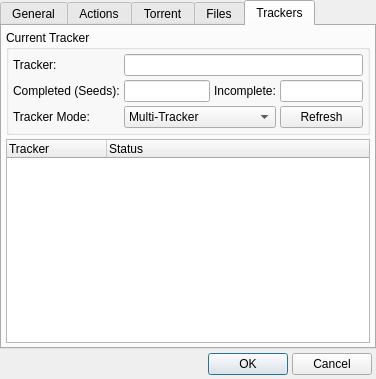
<?xml version="1.0" encoding="UTF-8"?>
<ui version="4.0">
 <class>DialogTorrentProperties</class>
 <widget class="QDialog" name="DialogTorrentProperties">
  <property name="geometry">
   <rect>
    <x>0</x>
    <y>0</y>
    <width>370</width>
    <height>379</height>
   </rect>
  </property>
  <property name="windowTitle">
   <string>Torrent Properties</string>
  </property>
  <property name="windowIcon">
   <iconset resource="Resource.qrc">
    <normaloff>:/Resource/Generic/Properties.png</normaloff>:/Resource/Generic/Properties.png</iconset>
  </property>
  <layout class="QGridLayout" name="gridLayout_2">
   <property name="margin">
    <number>0</number>
   </property>
   <property name="spacing">
    <number>0</number>
   </property>
   <item row="1" column="0">
    <layout class="QGridLayout" name="gridLayoutFooter">
     <property name="margin">
      <number>4</number>
     </property>
     <property name="spacing">
      <number>4</number>
     </property>
     <item row="0" column="0">
      <spacer name="horizontalSpacerFooter">
       <property name="orientation">
        <enum>Qt::Horizontal</enum>
       </property>
       <property name="sizeHint" stdset="0">
        <size>
         <width>40</width>
         <height>20</height>
        </size>
       </property>
      </spacer>
     </item>
     <item row="0" column="1">
      <widget class="QPushButton" name="pushButtonOK">
       <property name="text">
        <string>OK</string>
       </property>
      </widget>
     </item>
     <item row="0" column="2">
      <widget class="QPushButton" name="pushButtonCancel">
       <property name="text">
        <string>Cancel</string>
       </property>
      </widget>
     </item>
    </layout>
   </item>
   <item row="0" column="0">
    <widget class="QTabWidget" name="tabWidgetProperties">
     <property name="currentIndex">
      <number>4</number>
     </property>
     <widget class="QWidget" name="tabGeneral">
      <attribute name="title">
       <string>General</string>
      </attribute>
      <layout class="QGridLayout" name="gridLayout_5">
       <property name="margin">
        <number>4</number>
       </property>
       <property name="spacing">
        <number>4</number>
       </property>
       <item row="0" column="0">
        <widget class="QLabel" name="labelGeneralDisclaimer">
         <property name="maximumSize">
          <size>
           <width>16777215</width>
           <height>50</height>
          </size>
         </property>
         <property name="text">
          <string>&lt;!DOCTYPE HTML PUBLIC &quot;-//W3C//DTD HTML 4.0//EN&quot; &quot;http://www.w3.org/TR/REC-html40/strict.dtd&quot;&gt;
&lt;html&gt;&lt;head&gt;&lt;meta name=&quot;qrichtext&quot; content=&quot;1&quot; /&gt;&lt;style type=&quot;text/css&quot;&gt;
p, li { white-space: pre-wrap; }
&lt;/style&gt;&lt;/head&gt;&lt;body style=&quot; font-family:'MS Shell Dlg 2'; font-size:8.25pt; font-weight:400; font-style:normal;&quot;&gt;
&lt;p style=&quot; margin-top:0px; margin-bottom:0px; margin-left:0px; margin-right:0px; -qt-block-indent:0; text-indent:0px;&quot;&gt;&lt;span style=&quot; font-size:8pt;&quot;&gt;WARNING: This dialog provides advanced download editing features for power users which if used incorrectly can and probably will cause corruption.&lt;/span&gt;&lt;/p&gt;&lt;/body&gt;&lt;/html&gt;</string>
         </property>
         <property name="wordWrap">
          <bool>true</bool>
         </property>
        </widget>
       </item>
       <item row="1" column="0">
        <widget class="QGroupBox" name="groupBoxFilenameSize">
         <property name="title">
          <string>Filename And Size</string>
         </property>
         <layout class="QGridLayout" name="gridLayout_6">
          <property name="margin">
           <number>4</number>
          </property>
          <property name="spacing">
           <number>4</number>
          </property>
          <item row="0" column="0">
           <layout class="QGridLayout" name="gridLayoutFilenameSize">
            <item row="0" column="0">
             <widget class="QLabel" name="labelFilename">
              <property name="text">
               <string>Filename:</string>
              </property>
             </widget>
            </item>
            <item row="0" column="1" colspan="3">
             <widget class="QLineEdit" name="lineEditFilename"/>
            </item>
            <item row="1" column="2">
             <widget class="QLabel" name="labelFileSize">
              <property name="text">
               <string>File Size (Bytes):</string>
              </property>
             </widget>
            </item>
            <item row="1" column="0" colspan="2">
             <spacer name="horizontalSpacerFilenameSize">
              <property name="orientation">
               <enum>Qt::Horizontal</enum>
              </property>
              <property name="sizeHint" stdset="0">
               <size>
                <width>40</width>
                <height>20</height>
               </size>
              </property>
             </spacer>
            </item>
            <item row="1" column="3">
             <widget class="QLineEdit" name="lineEditFileSize"/>
            </item>
            <item row="2" column="1" colspan="3">
             <widget class="QLineEdit" name="lineEditLocation"/>
            </item>
            <item row="2" column="0">
             <widget class="QLabel" name="labelLocation">
              <property name="text">
               <string>Location:</string>
              </property>
             </widget>
            </item>
           </layout>
          </item>
         </layout>
        </widget>
       </item>
       <item row="2" column="0">
        <widget class="QGroupBox" name="groupBoxURNs">
         <property name="title">
          <string>URNs</string>
         </property>
         <layout class="QGridLayout" name="gridLayout_7">
          <property name="margin">
           <number>4</number>
          </property>
          <property name="spacing">
           <number>4</number>
          </property>
          <item row="0" column="0">
           <layout class="QGridLayout" name="gridLayoutURNs">
            <item row="1" column="0">
             <widget class="QLabel" name="labelSHA1">
              <property name="text">
               <string>SHA1:</string>
              </property>
             </widget>
            </item>
            <item row="1" column="1">
             <widget class="QLineEdit" name="lineEditSHA1"/>
            </item>
            <item row="1" column="2">
             <widget class="QCheckBox" name="checkBoxSHA1">
              <property name="text">
               <string/>
              </property>
             </widget>
            </item>
            <item row="0" column="2">
             <widget class="QLabel" name="labelTrusted">
              <property name="text">
               <string>Trusted</string>
              </property>
             </widget>
            </item>
            <item row="2" column="0">
             <widget class="QLabel" name="labelTigerRoot">
              <property name="text">
               <string>Tiger-Root:</string>
              </property>
             </widget>
            </item>
            <item row="3" column="0">
             <widget class="QLabel" name="labelED2K">
              <property name="text">
               <string>ED2K:</string>
              </property>
             </widget>
            </item>
            <item row="4" column="0">
             <widget class="QLabel" name="labelMD5">
              <property name="text">
               <string>MD5:</string>
              </property>
             </widget>
            </item>
            <item row="5" column="0">
             <widget class="QLabel" name="labelBitTorrent">
              <property name="text">
               <string>BitTorrent:</string>
              </property>
             </widget>
            </item>
            <item row="2" column="1">
             <widget class="QLineEdit" name="lineEditTigerRoot"/>
            </item>
            <item row="3" column="1">
             <widget class="QLineEdit" name="lineEditED2K"/>
            </item>
            <item row="4" column="1">
             <widget class="QLineEdit" name="lineEditMD5"/>
            </item>
            <item row="5" column="1">
             <widget class="QLineEdit" name="lineEditBitTorrent"/>
            </item>
            <item row="2" column="2">
             <widget class="QCheckBox" name="checkBoxTigerRoot">
              <property name="text">
               <string/>
              </property>
             </widget>
            </item>
            <item row="3" column="2">
             <widget class="QCheckBox" name="checkBoxED2K">
              <property name="text">
               <string/>
              </property>
             </widget>
            </item>
            <item row="4" column="2">
             <widget class="QCheckBox" name="checkBoxMD5">
              <property name="text">
               <string/>
              </property>
             </widget>
            </item>
            <item row="5" column="2">
             <widget class="QCheckBox" name="checkBoxBitTorrent">
              <property name="text">
               <string/>
              </property>
             </widget>
            </item>
           </layout>
          </item>
         </layout>
        </widget>
       </item>
      </layout>
     </widget>
     <widget class="QWidget" name="tabActions">
      <attribute name="title">
       <string>Actions</string>
      </attribute>
      <layout class="QGridLayout" name="gridLayout_10">
       <item row="0" column="0">
        <widget class="QLabel" name="labelActionsDisclaimer">
         <property name="maximumSize">
          <size>
           <width>16777215</width>
           <height>50</height>
          </size>
         </property>
         <property name="text">
          <string>&lt;!DOCTYPE HTML PUBLIC &quot;-//W3C//DTD HTML 4.0//EN&quot; &quot;http://www.w3.org/TR/REC-html40/strict.dtd&quot;&gt;
&lt;html&gt;&lt;head&gt;&lt;meta name=&quot;qrichtext&quot; content=&quot;1&quot; /&gt;&lt;style type=&quot;text/css&quot;&gt;
p, li { white-space: pre-wrap; }
&lt;/style&gt;&lt;/head&gt;&lt;body style=&quot; font-family:'MS Shell Dlg 2'; font-size:8.25pt; font-weight:400; font-style:normal;&quot;&gt;
&lt;p style=&quot; margin-top:0px; margin-bottom:0px; margin-left:0px; margin-right:0px; -qt-block-indent:0; text-indent:0px;&quot;&gt;&lt;span style=&quot; font-size:8pt;&quot;&gt;WARNING: This dialog provides advanced download editing features for power users which if used incorrectly can and probably will cause corruption.&lt;/span&gt;&lt;/p&gt;&lt;/body&gt;&lt;/html&gt;</string>
         </property>
         <property name="wordWrap">
          <bool>true</bool>
         </property>
        </widget>
       </item>
       <item row="1" column="0">
        <widget class="QGroupBox" name="groupBoxActions">
         <property name="sizePolicy">
          <sizepolicy hsizetype="Preferred" vsizetype="MinimumExpanding">
           <horstretch>0</horstretch>
           <verstretch>0</verstretch>
          </sizepolicy>
         </property>
         <property name="title">
          <string>Actions</string>
         </property>
         <layout class="QGridLayout" name="gridLayout_8">
          <property name="margin">
           <number>4</number>
          </property>
          <property name="spacing">
           <number>4</number>
          </property>
          <item row="0" column="0">
           <widget class="QLabel" name="labelForgetVerification">
            <property name="text">
             <string>&lt;!DOCTYPE HTML PUBLIC &quot;-//W3C//DTD HTML 4.0//EN&quot; &quot;http://www.w3.org/TR/REC-html40/strict.dtd&quot;&gt;
&lt;html&gt;&lt;head&gt;&lt;meta name=&quot;qrichtext&quot; content=&quot;1&quot; /&gt;&lt;style type=&quot;text/css&quot;&gt;
p, li { white-space: pre-wrap; }
&lt;/style&gt;&lt;/head&gt;&lt;body style=&quot; font-family:'MS Shell Dlg 2'; font-size:8.25pt; font-weight:400; font-style:normal;&quot;&gt;
&lt;p style=&quot; margin-top:0px; margin-bottom:0px; margin-left:0px; margin-right:0px; -qt-block-indent:0; text-indent:0px;&quot;&gt;&lt;a href=&quot;dummy&quot;&gt;&lt;span style=&quot; font-size:8pt; text-decoration: underline; color:#0000ff;&quot;&gt;Forget current verification status and reverify&lt;/span&gt;&lt;/a&gt;&lt;/p&gt;&lt;/body&gt;&lt;/html&gt;</string>
            </property>
           </widget>
          </item>
          <item row="1" column="0">
           <widget class="QLabel" name="labelAssumeComplete">
            <property name="text">
             <string>&lt;!DOCTYPE HTML PUBLIC &quot;-//W3C//DTD HTML 4.0//EN&quot; &quot;http://www.w3.org/TR/REC-html40/strict.dtd&quot;&gt;
&lt;html&gt;&lt;head&gt;&lt;meta name=&quot;qrichtext&quot; content=&quot;1&quot; /&gt;&lt;style type=&quot;text/css&quot;&gt;
p, li { white-space: pre-wrap; }
&lt;/style&gt;&lt;/head&gt;&lt;body style=&quot; font-family:'MS Shell Dlg 2'; font-size:8.25pt; font-weight:400; font-style:normal;&quot;&gt;
&lt;p style=&quot; margin-top:0px; margin-bottom:0px; margin-left:0px; margin-right:0px; -qt-block-indent:0; text-indent:0px;&quot;&gt;&lt;a href=&quot;dummy&quot;&gt;&lt;span style=&quot; text-decoration: underline; color:#0000ff;&quot;&gt;Assume file is 100% complete and reverify&lt;/span&gt;&lt;/a&gt;&lt;/p&gt;&lt;/body&gt;&lt;/html&gt;</string>
            </property>
           </widget>
          </item>
          <item row="2" column="0">
           <widget class="QLabel" name="labelForgetSources">
            <property name="text">
             <string>&lt;!DOCTYPE HTML PUBLIC &quot;-//W3C//DTD HTML 4.0//EN&quot; &quot;http://www.w3.org/TR/REC-html40/strict.dtd&quot;&gt;
&lt;html&gt;&lt;head&gt;&lt;meta name=&quot;qrichtext&quot; content=&quot;1&quot; /&gt;&lt;style type=&quot;text/css&quot;&gt;
p, li { white-space: pre-wrap; }
&lt;/style&gt;&lt;/head&gt;&lt;body style=&quot; font-family:'MS Shell Dlg 2'; font-size:8.25pt; font-weight:400; font-style:normal;&quot;&gt;
&lt;p style=&quot; margin-top:0px; margin-bottom:0px; margin-left:0px; margin-right:0px; -qt-block-indent:0; text-indent:0px;&quot;&gt;&lt;a href=&quot;dummy&quot;&gt;&lt;span style=&quot; text-decoration: underline; color:#0000ff;&quot;&gt;Forget all known sources&lt;/span&gt;&lt;/a&gt;&lt;/p&gt;&lt;/body&gt;&lt;/html&gt;</string>
            </property>
           </widget>
          </item>
          <item row="3" column="0">
           <widget class="QLabel" name="labelMergeFile">
            <property name="text">
             <string>&lt;!DOCTYPE HTML PUBLIC &quot;-//W3C//DTD HTML 4.0//EN&quot; &quot;http://www.w3.org/TR/REC-html40/strict.dtd&quot;&gt;
&lt;html&gt;&lt;head&gt;&lt;meta name=&quot;qrichtext&quot; content=&quot;1&quot; /&gt;&lt;style type=&quot;text/css&quot;&gt;
p, li { white-space: pre-wrap; }
&lt;/style&gt;&lt;/head&gt;&lt;body style=&quot; font-family:'MS Shell Dlg 2'; font-size:8.25pt; font-weight:400; font-style:normal;&quot;&gt;
&lt;p style=&quot; margin-top:0px; margin-bottom:0px; margin-left:0px; margin-right:0px; -qt-block-indent:0; text-indent:0px;&quot;&gt;&lt;a href=&quot;dummy&quot;&gt;&lt;span style=&quot; text-decoration: underline; color:#0000ff;&quot;&gt;Merge with local file and verify&lt;/span&gt;&lt;/a&gt;&lt;/p&gt;&lt;/body&gt;&lt;/html&gt;</string>
            </property>
           </widget>
          </item>
          <item row="4" column="0">
           <widget class="QLabel" name="labelCancelDownload">
            <property name="text">
             <string>&lt;!DOCTYPE HTML PUBLIC &quot;-//W3C//DTD HTML 4.0//EN&quot; &quot;http://www.w3.org/TR/REC-html40/strict.dtd&quot;&gt;
&lt;html&gt;&lt;head&gt;&lt;meta name=&quot;qrichtext&quot; content=&quot;1&quot; /&gt;&lt;style type=&quot;text/css&quot;&gt;
p, li { white-space: pre-wrap; }
&lt;/style&gt;&lt;/head&gt;&lt;body style=&quot; font-family:'MS Shell Dlg 2'; font-size:8.25pt; font-weight:400; font-style:normal;&quot;&gt;
&lt;p style=&quot; margin-top:0px; margin-bottom:0px; margin-left:0px; margin-right:0px; -qt-block-indent:0; text-indent:0px;&quot;&gt;&lt;a href=&quot;dummy&quot;&gt;&lt;span style=&quot; text-decoration: underline; color:#0000ff;&quot;&gt;Cancel download but save incomplete file(s)&lt;/span&gt;&lt;/a&gt;&lt;/p&gt;&lt;/body&gt;&lt;/html&gt;</string>
            </property>
           </widget>
          </item>
         </layout>
        </widget>
       </item>
       <item row="2" column="0">
        <widget class="QGroupBox" name="groupBoxDataEraser">
         <property name="title">
          <string>Data Eraser</string>
         </property>
         <layout class="QGridLayout" name="gridLayout_9">
          <property name="margin">
           <number>4</number>
          </property>
          <property name="spacing">
           <number>4</number>
          </property>
          <item row="0" column="0">
           <widget class="QSpinBox" name="spinBoxByteRangeStart">
            <property name="prefix">
             <string>Byte Range: </string>
            </property>
           </widget>
          </item>
          <item row="0" column="1">
           <widget class="QSpinBox" name="spinBoxByteRangeEnd">
            <property name="prefix">
             <string>to </string>
            </property>
           </widget>
          </item>
          <item row="0" column="2">
           <widget class="QPushButton" name="pushButtonErase">
            <property name="text">
             <string>Erase</string>
            </property>
           </widget>
          </item>
         </layout>
        </widget>
       </item>
      </layout>
     </widget>
     <widget class="QWidget" name="tabTorrent">
      <attribute name="title">
       <string>Torrent</string>
      </attribute>
      <layout class="QGridLayout" name="gridLayout_11">
       <item row="0" column="0">
        <widget class="QGroupBox" name="groupBoxTorrentInformation">
         <property name="title">
          <string>Torrent Information</string>
         </property>
         <layout class="QGridLayout" name="gridLayout_12">
          <property name="margin">
           <number>4</number>
          </property>
          <property name="spacing">
           <number>4</number>
          </property>
          <item row="0" column="0">
           <layout class="QGridLayout" name="gridLayoutTorrentInformation">
            <item row="0" column="0">
             <widget class="QLabel" name="labelName">
              <property name="text">
               <string>Name:</string>
              </property>
             </widget>
            </item>
            <item row="0" column="1" colspan="3">
             <widget class="QLineEdit" name="lineEditName"/>
            </item>
            <item row="1" column="0">
             <widget class="QLabel" name="labelCreated">
              <property name="text">
               <string>Created:</string>
              </property>
             </widget>
            </item>
            <item row="1" column="1">
             <widget class="QLineEdit" name="lineEditCreated"/>
            </item>
            <item row="1" column="2">
             <widget class="QLabel" name="labelBy">
              <property name="text">
               <string>By:</string>
              </property>
             </widget>
            </item>
            <item row="1" column="3">
             <widget class="QLineEdit" name="lineEditBy"/>
            </item>
            <item row="2" column="0">
             <widget class="QLabel" name="labelComments">
              <property name="text">
               <string>Comments:</string>
              </property>
             </widget>
            </item>
            <item row="3" column="0">
             <widget class="QLabel" name="labelNotes">
              <property name="text">
               <string>Notes:</string>
              </property>
             </widget>
            </item>
            <item row="2" column="1" colspan="3">
             <widget class="QTextEdit" name="textEditComments">
              <property name="verticalScrollBarPolicy">
               <enum>Qt::ScrollBarAlwaysOn</enum>
              </property>
             </widget>
            </item>
            <item row="3" column="1" colspan="3">
             <widget class="QLineEdit" name="lineEditNotes"/>
            </item>
           </layout>
          </item>
         </layout>
        </widget>
       </item>
       <item row="1" column="0">
        <widget class="QGroupBox" name="groupBoxTransfers">
         <property name="title">
          <string>Transfers</string>
         </property>
         <layout class="QGridLayout" name="gridLayout_13">
          <property name="margin">
           <number>4</number>
          </property>
          <property name="spacing">
           <number>4</number>
          </property>
          <item row="1" column="1">
           <layout class="QGridLayout" name="gridLayoutTransfers">
            <item row="0" column="0">
             <widget class="QLabel" name="labelTransfersStart">
              <property name="text">
               <string>Start New Download Transfers:</string>
              </property>
             </widget>
            </item>
            <item row="0" column="1">
             <widget class="QComboBox" name="comboBoxTransfersStart">
              <item>
               <property name="text">
                <string>As Needed</string>
               </property>
              </item>
              <item>
               <property name="text">
                <string>When Ratio Is Over 100%</string>
               </property>
              </item>
              <item>
               <property name="text">
                <string>Only When Requested</string>
               </property>
              </item>
              <item>
               <property name="text">
                <string>Never</string>
               </property>
              </item>
             </widget>
            </item>
            <item row="1" column="0">
             <widget class="QLabel" name="labelTotalUploaded">
              <property name="text">
               <string>Total Uploaded:</string>
              </property>
             </widget>
            </item>
            <item row="1" column="1">
             <widget class="QLineEdit" name="lineEditTotalUploaded"/>
            </item>
           </layout>
          </item>
         </layout>
        </widget>
       </item>
      </layout>
     </widget>
     <widget class="QWidget" name="tabFiles">
      <attribute name="title">
       <string>Files</string>
      </attribute>
      <layout class="QGridLayout" name="gridLayout_16">
       <property name="margin">
        <number>4</number>
       </property>
       <property name="spacing">
        <number>4</number>
       </property>
       <item row="0" column="0">
        <widget class="QTreeWidget" name="treeWidgetTreeExplorer">
         <property name="maximumSize">
          <size>
           <width>140</width>
           <height>16777215</height>
          </size>
         </property>
         <attribute name="headerVisible">
          <bool>false</bool>
         </attribute>
         <column>
          <property name="text">
           <string notr="true">1</string>
          </property>
         </column>
        </widget>
       </item>
       <item row="0" column="1">
        <widget class="QTreeWidget" name="treeWidgetFiles">
         <column>
          <property name="text">
           <string>Filename</string>
          </property>
         </column>
         <column>
          <property name="text">
           <string>Path</string>
          </property>
         </column>
         <column>
          <property name="text">
           <string>Size</string>
          </property>
         </column>
         <column>
          <property name="text">
           <string>Progress</string>
          </property>
         </column>
         <column>
          <property name="text">
           <string>Priority</string>
          </property>
         </column>
        </widget>
       </item>
      </layout>
     </widget>
     <widget class="QWidget" name="tabTrackers">
      <attribute name="title">
       <string>Trackers</string>
      </attribute>
      <layout class="QGridLayout" name="gridLayout_19">
       <property name="margin">
        <number>4</number>
       </property>
       <property name="spacing">
        <number>4</number>
       </property>
       <item row="0" column="0">
        <widget class="QGroupBox" name="groupBoxCurrentTracker">
         <property name="title">
          <string>Current Tracker</string>
         </property>
         <layout class="QGridLayout" name="gridLayout_18">
          <property name="margin">
           <number>4</number>
          </property>
          <property name="spacing">
           <number>4</number>
          </property>
          <item row="0" column="0">
           <layout class="QGridLayout" name="gridLayoutCurrentTracker">
            <item row="0" column="0">
             <widget class="QLabel" name="labelTracker">
              <property name="text">
               <string>Tracker:</string>
              </property>
             </widget>
            </item>
            <item row="1" column="0">
             <widget class="QLabel" name="labelCompletedSeeds">
              <property name="text">
               <string>Completed (Seeds):</string>
              </property>
             </widget>
            </item>
            <item row="2" column="0">
             <widget class="QLabel" name="labelTrackerMode">
              <property name="text">
               <string>Tracker Mode:</string>
              </property>
             </widget>
            </item>
            <item row="1" column="2">
             <widget class="QLabel" name="labelIncomplete">
              <property name="text">
               <string>Incomplete:</string>
              </property>
             </widget>
            </item>
            <item row="0" column="1" colspan="3">
             <widget class="QLineEdit" name="lineEditTracker"/>
            </item>
            <item row="1" column="1">
             <widget class="QLineEdit" name="lineEditCompletedSeeds"/>
            </item>
            <item row="1" column="3">
             <widget class="QLineEdit" name="lineEditIncomplete"/>
            </item>
            <item row="2" column="1" colspan="2">
             <widget class="QComboBox" name="comboBoxTrackerMode">
              <property name="currentIndex">
               <number>2</number>
              </property>
              <item>
               <property name="text">
                <string>Disabled</string>
               </property>
              </item>
              <item>
               <property name="text">
                <string>Single Tracker</string>
               </property>
              </item>
              <item>
               <property name="text">
                <string>Multi-Tracker</string>
               </property>
              </item>
              <item>
               <property name="text">
                <string>Multi-Tracker (Locked)</string>
               </property>
              </item>
             </widget>
            </item>
            <item row="2" column="3">
             <widget class="QPushButton" name="pushButtonRefresh">
              <property name="text">
               <string>Refresh</string>
              </property>
             </widget>
            </item>
           </layout>
          </item>
         </layout>
        </widget>
       </item>
       <item row="1" column="0">
        <widget class="QTreeWidget" name="treeWidgetTrackers">
         <column>
          <property name="text">
           <string>Tracker</string>
          </property>
         </column>
         <column>
          <property name="text">
           <string>Status</string>
          </property>
         </column>
        </widget>
       </item>
      </layout>
     </widget>
    </widget>
   </item>
  </layout>
 </widget>
 <resources>
  <include location="Resource.qrc"/>
 </resources>
 <connections/>
</ui>
